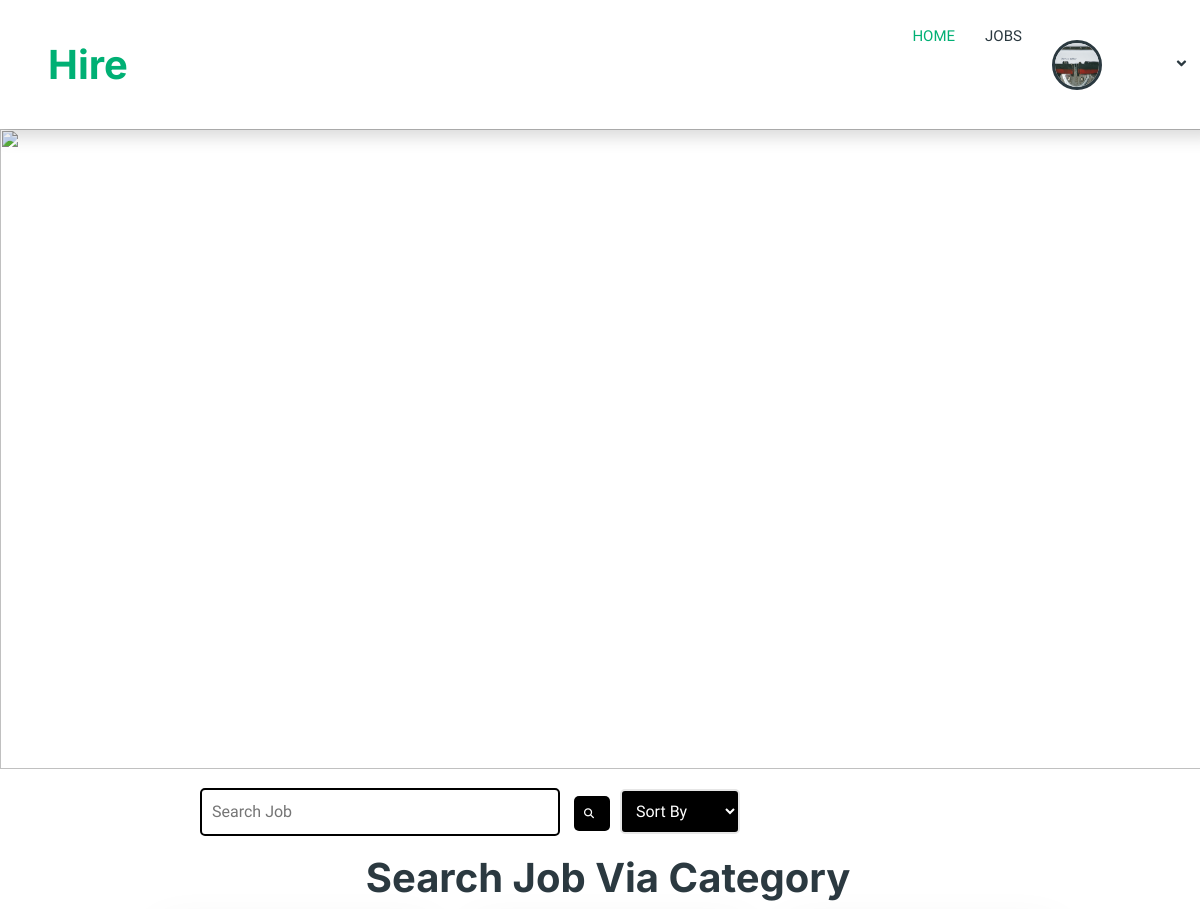
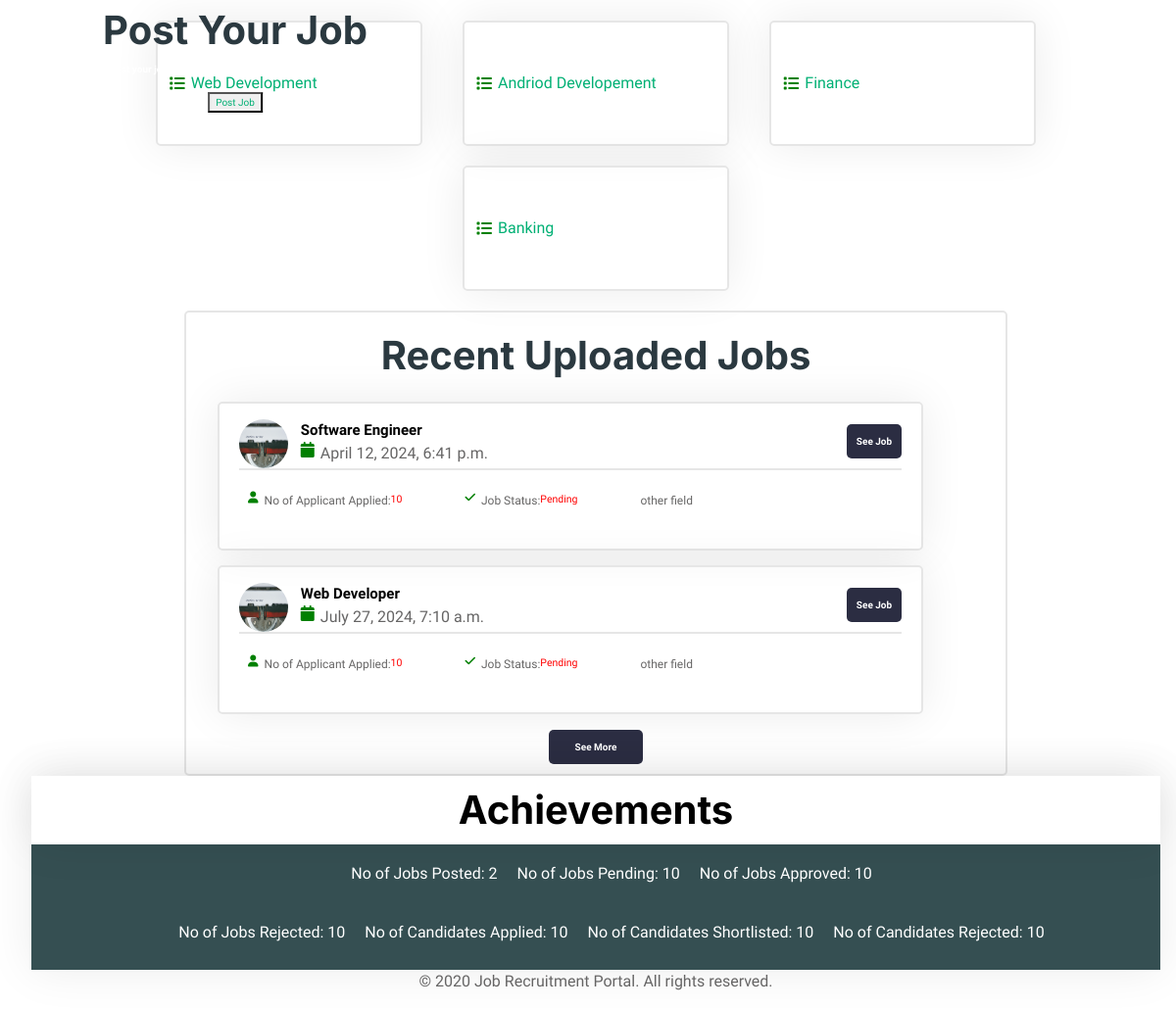
Page /recruiter/ (signed in) on the committed database (2 pictures, top to bottom).
### job/models.py (models this page shows, shortened)
class Recruiter(models.Model):
    grade=[
        ('A','A'),
        ('B','B'),
        ('C','C'),
    ]
    user=models.OneToOneField(Profile,on_delete=models.CASCADE,related_name='recruiter')
    company_id=models.AutoField(primary_key=True)
    is_recruiter = models.BooleanField(default=True)
    is_applicant = models.BooleanField(default=False)
    company_name = models.CharField(max_length=100)
    logo = models.ImageField(upload_to='logo')
    about_company = models.TextField()
    company_address = models.CharField(max_length=100)
    company_website = models.CharField(max_length=100)
    company_email = models.CharField(max_length=100)
    grade=models.CharField(max_length=100,choices=grade)

class Job_category(models.Model):
    category=models.CharField(max_length=100)

class Job(models.Model):
    id=models.AutoField(primary_key=True)
    job_types=[
        ('Full Time','Full Time'),
        ('Part Time','Part Time'),
        ('Internship','Internship'),
        ('other','other')
    ]
    deadline=models.DateField(null=True,blank=True)
    Responsibilities=models.TextField(null=True,blank=True)
    Qualifications=models.TextField(null=True,blank=True)
    category=models.ForeignKey(Job_category,on_delete=models.CASCADE,null=True)
    recruiter = models.ForeignKey(Recruiter, on_delete=models.CASCADE)
    title = models.CharField(max_length=100)
    job_type = models.CharField(max_length=100)
    location = models.CharField(max_length=100)
    salary = models.CharField(max_length=100)
    description = models.TextField()
    skills = models.CharField(max_length=22)
    posted_on = models.DateTimeField(auto_now_add=True)
    experience = models.CharField(max_length=100)
    job_type=models.CharField(choices=job_types,max_length=100)
    vacancy=models.IntegerField( default=1)
    category=models.ForeignKey(Job_category,on_delete=models.CASCADE,null=True)

### job/decoratore.py (the view)
    def wrapped_view(request, *args, **kwargs):
        if request.user.is_authenticated and request.user.profile.is_recruiter:
            return view_func(request, *args, **kwargs)
        else:
            return redirect('home' )  # Adjust the URL name accordingly

### job/decoratore.py (called while the page is built)
def is_recruiter(view_func):
    def wrapped_view(request, *args, **kwargs):
        if request.user.is_authenticated and request.user.profile.is_recruiter:
            return view_func(request, *args, **kwargs)
        else:
            return redirect('home' )  # Adjust the URL name accordingly
    return wrapped_view

### recruiter/views.py (called while the page is built)
@is_recruiter
def recruiter_home(request):
    user = request.user
    profile = Profile.objects.get(user=user)
    recruiter = Recruiter.objects.get(user=profile)
    job=Job.objects.filter(recruiter=recruiter)[0:3]
    no_post=Job.objects.filter(recruiter=recruiter).count()
    category=Job_category.objects.all()
    return render(request,'Recruiter/Recruiter_home.html',{'user':user,'recruiter':recruiter,'job':job,'no_post':no_post,'category':category})

### templates/Recruiter/Recruiter_home.html (shortened to what this page needs)
{% load static %}
<!DOCTYPE html>
<html lang="en">
<head>
    <link rel="stylesheet" href="https://cdnjs.cloudflare.com/ajax/libs/font-awesome/6.1.0/css/all.min.css">
    <link rel="stylesheet" href="../../static/style/Recruiter/Recruiter_home.css">
</head>
<body>
    {% include 'Recruiter/recheaders.html' %}
    <div class="scroll">
        <div class="image">
            <img src="../../static/img/covers.jpg" alt="">
        </div>
        <div class="text-on-image">
            <h1> Post Your Job</h1>
            <p>Post your job and find the people you think will fit for role</p>
            <button class="btns"> <a href="{% url 'job_create'%}">Post Job</a></button>
        </div>
    </div>
    <div class="search-sort">
        <div class="search-box">
            <input type="text" placeholder="Search Job">
            <button> <i class="fa-solid fa-search"></i></button>
        </div>
        <div class="sort-box">
            <select name="" id="">
                <option value="">Sort By</option>
            </select>
        </div>
    </div>
    <div class="category-head">
        <h1>Search Job Via Category</h1>
        <div class="category-container">
            {% for list in category %}
            <div class="container">
                <i class="fa-solid fa-list"></i> <a href="{% url 'web_dev' cat=list.category %}">{{list.category}}</a>
            </div>
            {% endfor %}
        </div>
    </div>
    <div class="main">
        <div class="job-box">
            <h1>Recent Uploaded Jobs</h1>
            <ul>
                {% for jobs in job %}
                <li>
                    <div class="list">
                        <div class="list-head">
                            <div class="job-img">
                                <img src="{{jobs.recruiter.logo.url}}" alt="">
                            </div>
                            <div class="title">
                                <a href=""> {{jobs.title}}</a>
                                <div class="dates">
                                    <span> <i class="fa-solid fa-calendar"></i> {{jobs.posted_on}}</span>
                                </div>
                            </div>
                            <div class="job-btn">
                                <button> <a href="{% url 'candidate_list' id=jobs.id %}">See Job</a> </button>
                            </div>
                        </div>
                        <div class="states">
                            <span> <i class="fa-solid fa-user"></i>No of Applicant Applied: <small>10</small></span>
                            <span> <i class="fa-solid fa-check"></i>Job Status: <small>Pending</small></span>
                            <span>other field</span>
                        </div>
                    </div>
                </li>
                {% endfor %}
            </ul>
            <div class="more-btn">
                <button> <a href="{% url 'job-list' %}">See More</a></button>
            </div>
        </div>
        <div class="job-status">
            <h1>Achievements</h1>
            <ul>
                <li> No of Jobs Posted: {{no_post}} </li>
                <li> No of Jobs Pending: 10</li>
                <li> No of Jobs Approved: 10</li>
            </ul>
            <ul>
                <li> No of Jobs Rejected: 10</li>
                <li> No of Candidates Applied: 10</li>
                <li> No of Candidates Shortlisted: 10 </li>
                <li> No of Candidates Rejected: 10</li>
            </ul>
        </div>
        <div class="footer">
            <div class="footer-text">
                <p>© 2020 Job Recruitment Portal. All rights reserved.</p>
            </div>
        </div>
</body>
</html>

### templates/Recruiter/recheaders.html (shortened to what this page needs)
{% load static %}
<!DOCTYPE html>
<html lang="en">
<head>
    <link rel="stylesheet" href="https://cdnjs.cloudflare.com/ajax/libs/font-awesome/5.15.3/css/all.min.css">
    <link href="https://cdn.jsdelivr.net/npm/bootstrap-icons@1.4.1/font/bootstrap-icons.css" rel="stylesheet">
    <link href="{% static 'lib/animate/animate.min.css' %}" rel="stylesheet">
    <link href="{% static 'lib/owlcarousel/assets/owl.carousel.min.css' %}" rel="stylesheet">
    <link href="{% static 'style/bootstrap.min.css' %}" rel="stylesheet">
    <link href="{% static 'style/style.css' %}" rel="stylesheet">
</head>
<body>
    <div class="container-xxl bg-white p-0">
        <nav class="navbar navbar-expand-lg bg-white navbar-light shadow sticky-top p-0">
            <a href="{% url 'home' %}" class="navbar-brand d-flex align-items-center text-center py-0 px-4 px-lg-5">
                <h1 class="m-0 text-primary">Hire</h1>
            </a>
            <div class="collapse navbar-collapse" id="navbarCollapse">
                <div class="navbar-nav ms-auto p-4 p-lg-0">
                    <a href="{% url 'recruiter_home' %}" class="nav-item nav-link active">Home</a>
                    <a href="{% url 'job-list' %}" class="nav-item nav-link">Jobs</a>
                    <div class="nav-item dropdown">
                        <a href="#" class="nav-link dropdown-toggle" data-bs-toggle="dropdown">
                            <img src="{{ recruiter.logo.url }}" alt="Logo" class="profile-image">
                        </a>
                    </div>
                </div>
            </div>
        </nav>

### static/style/style.css (style rules this page uses)
:root { --primary: #00B074; --secondary: #2B9BFF; --light: #EFFDF5; --dark: #2B3940; width: 100% !important; }
body { overflow-x: hidden; margin-right: -1rem !important; }
.container-xxl { overflow-x: hidden; }
.navbar .dropdown-toggle::after { border: none; content: "\f107"; font-family: "Font Awesome 5 Free"; font-weight: 900; vertical-align: middle; margin-left: 5px; transition: .5s; }
.navbar-dark .navbar-nav .nav-link, .navbar-light .navbar-nav .nav-link { margin-right: 30px; padding: 25px 0; color: #FFFFFF; font-size: 15px; text-transform: uppercase; outline: none; }
.navbar-dark .navbar-nav .nav-link:hover, .navbar-dark .navbar-nav .nav-link.active, .navbar-light .navbar-nav .nav-link:hover, .navbar-light .navbar-nav .nav-link.active { color: var(--primary); }
.navbar-light .navbar-brand, .navbar-light a.btn { height: 75px; }
.navbar-light .navbar-nav .nav-link { color: var(--dark); font-weight: 500; }
.navbar-light.sticky-top { top: -100px; transition: .5s; }
.profile-image { width: 50px; height: 50px; border-radius: 50%; cursor: pointer; margin: 15px 66px 14px 0px; border:#2B3940 3px solid; }

### rows in the picture
Recruiter: logo (picture)
Job_category: category "Web Development"
Job_category: category "Andriod Developement"
Job_category: category "Finance"
Job_category: category "Banking"
Job: recruiter.logo (picture), title "Software Engineer", posted_on "April 12, 2024, 6:41 p.m."
Job: recruiter.logo (picture), title "Web Developer", posted_on "July 27, 2024, 7:10 a.m."

### other values in the picture
{{ no_post }} "2"
